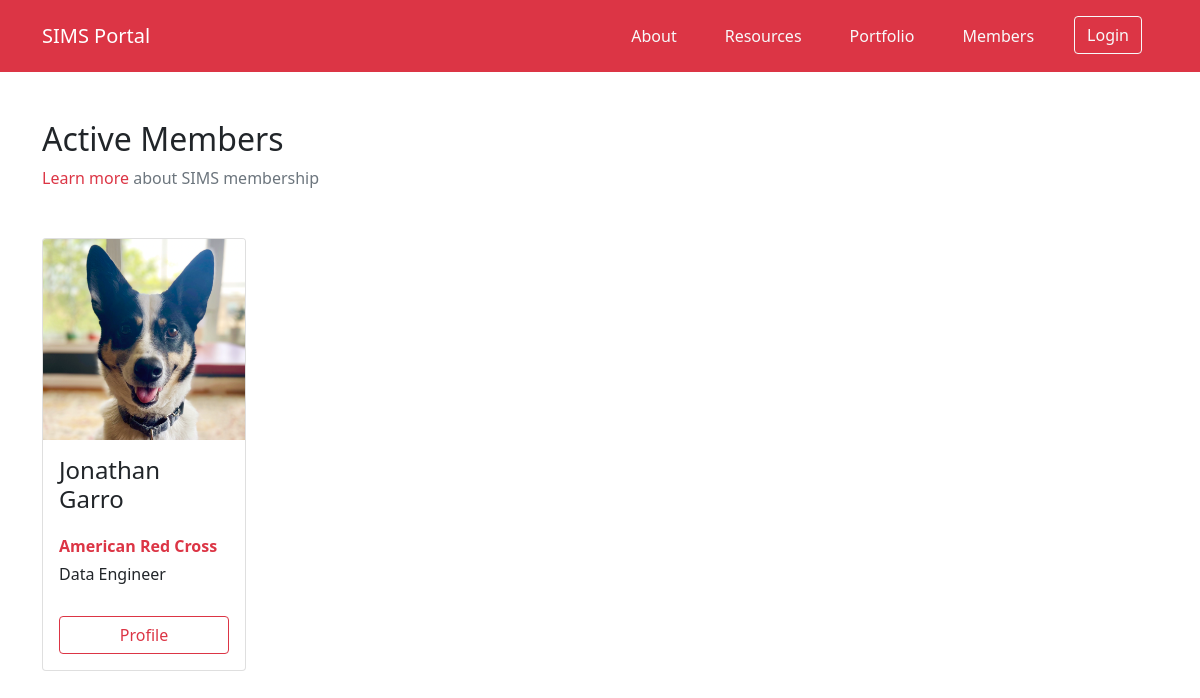
The app's page /members, older data.
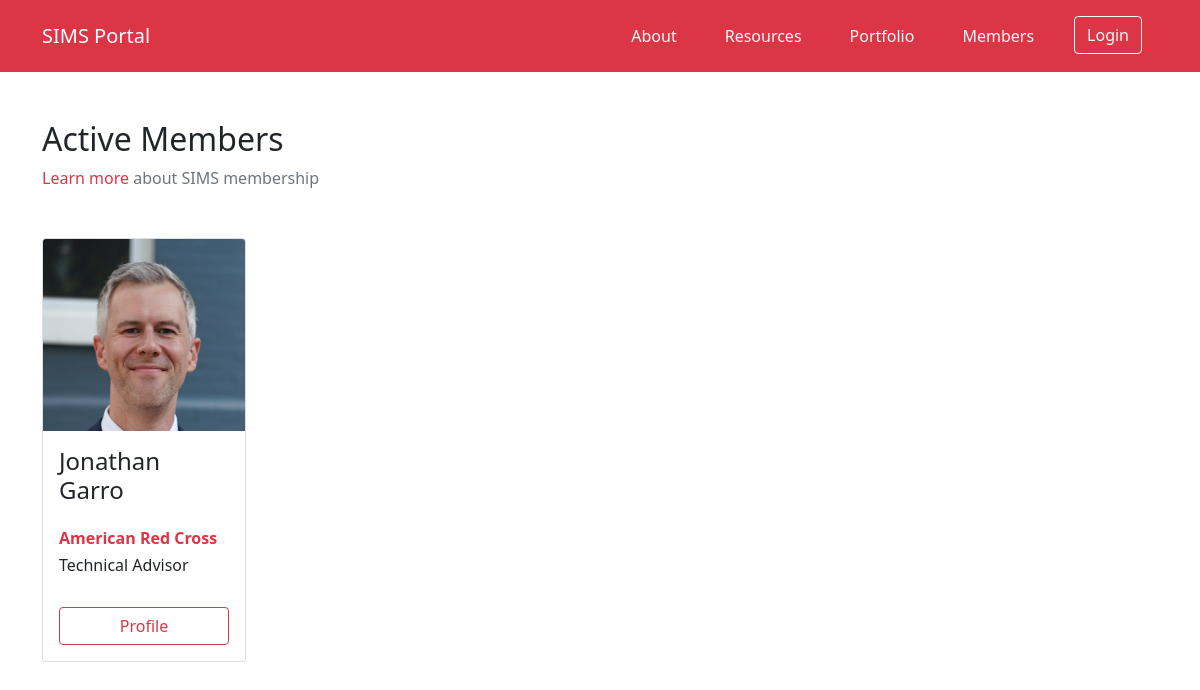
The same page, newer data.
### SIMS_Portal/models.py (models this page shows, shortened)
class User(db.Model, UserMixin):
	__tablename__ = 'user'
	id = db.Column(db.Integer, primary_key=True)
	firstname = db.Column(db.String(40), nullable=False)
	lastname = db.Column(db.String(40), nullable=False)
	status = db.Column(db.String(20), default='Pending')
	birthday = db.Column(db.Date)
	email = db.Column(db.String(120), unique=True, nullable=False)
	password = db.Column(db.String(60), nullable=False)
	molnix_id = db.Column(db.Integer)
	job_title = db.Column(db.String(120))
	bio = db.Column(db.Text)
	is_admin = db.Column(db.Boolean, default=False)
	roles = db.Column(db.String(1000))
	languages = db.Column(db.String(1000))
	image_file = db.Column(db.String(20), nullable=False, default='default.png')
	twitter = db.Column(db.String(120))
	slack_id = db.Column(db.String(120))
	github = db.Column(db.String(120))
	messaging_number_country_code = db.Column(db.Integer)
	messaging_number = db.Column(db.Integer)
	ns_id = db.Column(db.Integer, ForeignKey('nationalsociety.ns_go_id'))
	assignments = db.relationship('Assignment', backref='assigned_member')
	products = db.relationship('Portfolio', backref='creator', lazy=True)
	skills = db.relationship('Skill', secondary='user_skill', backref='members_with_skill')
	languages = db.relationship('Language', secondary='user_language', backref='members_with_language')
	created_at = db.Column(db.DateTime, server_default=func.now())
	updated_at = db.Column(db.DateTime, onupdate=func.now())

class NationalSociety(db.Model):
	__tablename__ = 'nationalsociety'
	id = db.Column(db.Integer, primary_key=True)
	ns_name = db.Column(db.String(120), nullable=False)
	country_name = db.Column(db.String(120), nullable=False)
	ns_go_id = db.Column(db.Integer)
	users = db.relationship('User', backref='national_society', lazy=True)
	created_at = db.Column(db.DateTime, server_default=func.now())
	updated_at = db.Column(db.DateTime, onupdate=func.now())

### SIMS_Portal/routes.py (the view)
@app.route('/members')
def members():
	members = db.engine.execute("SELECT user.id AS user_id, user.ns_id AS user_ns_id, user.firstname, user.lastname, nationalsociety.ns_go_id, user.image_file, user.job_title, nationalsociety.ns_name FROM user  JOIN nationalsociety ON nationalsociety.ns_go_id = user.ns_id WHERE status = 'Active'")
	return render_template('members.html', members=members)

### SIMS_Portal/templates/members.html
{% extends "layout.html" %}
{% block content %}
<div class="container">
	<h2 class="mt-5">Active Members  </h2>
	<p class="text-secondary"><a href="/register" class="text-danger">Learn more</a> about SIMS membership</p>
	<div class="row row-cols-5 row-cols-md-5 g-4 mt-4">
		{% for member in members %}
			  <div class="col d-flex align-items-stretch">
				<div class="card">
				  <img src="/static/assets/img/avatars/{{member.image_file}}" class="card-img-top" alt="...">
				  <div class="card-body d-flex flex-column">
					<h4 class="card-title mt-auto mb-4">{{member.firstname}} {{member.lastname}}</h4>
					<h6 class="fw-bold text-danger">{{member.ns_name}}</h6>
					{% if member.job_title %}
						<h6>{{member.job_title}}</h6>
					{% else %}
						<h6> &nbsp </h6>
					{% endif %}
					<a href='/profile/view/{{member.user_id}}' class="btn btn-outline-danger mt-4">Profile</a>
				  </div>
				</div>
			  </div>
		{% endfor %}
	</div>
</div>
{% endblock content %}

### SIMS_Portal/templates/layout.html (shortened to what this page needs)
<!DOCTYPE html>
<html lang="en">
<head>
	<link href="https://cdn.jsdelivr.net/npm/bootstrap@5.1.3/dist/css/bootstrap.min.css" rel="stylesheet">
	<link href="https://cdn.datatables.net/1.11.4/css/dataTables.bootstrap5.min.css" rel="stylesheet">
	<link rel="stylesheet" type="text/css" href="{{ url_for('static', filename='css/main.css') }}">
	<link rel="stylesheet" href="https://cdn.jsdelivr.net/npm/bootstrap-icons@1.8.3/font/bootstrap-icons.css">
</head>
<body>
	<header>
	<nav id="navbar_top" class="navbar navbar-expand-md navbar-dark bg-danger navbar-static-top py-3">
	 <div class="container">
		{% if current_user.is_authenticated %}
			<a class="navbar-brand" href="/dashboard">SIMS Portal</a>
		{% else %}
			<a class="navbar-brand" href="/">SIMS Portal</a>
		{% endif %}
	  <div class="collapse navbar-collapse" id="main_nav">
		<ul class="navbar-nav ms-auto">
			{% if current_user.is_authenticated %}
				{% if request.path == '/dashboard' %}
					<li class="nav-item px-3"><button type="button" class="btn btn-light">Dashboard</button></li>
				{% else %}
					<li class="nav-item px-3"><a class="nav-link text-light" href="/dashboard"> Dashboard </a></li>
				{% endif %}
				{% if request.path == '/profile' %}
					<li class="nav-item px-3"><button type="button" class="btn btn-light">{{ current_user.firstname }}'s Profile</button></li>
				{% else %}
				<li class="nav-item px-3"><a class="nav-link text-light" href="/profile"> {{ current_user.firstname }}'s Profile </a></li>
				{% endif %}
				<li class="nav-item px-3"><a class="nav-link text-light" href="/logout"> Logout </a></li>
			{% else %}
				<li class="nav-item px-3"><a class="nav-link text-light" href="/about"> About </a></li>
				<li class="nav-item px-3"><a class="nav-link text-light" href="#"> Resources </a></li>
				<li class="nav-item px-3"><a class="nav-link text-light" href="/portfolio"> Portfolio </a></li>
				<li class="nav-item px-3"><a class="nav-link text-light" href="/members"> Members </a></li>
				<li class="nav-item px-3"><a class="" href="/login"><button type="button" class="btn btn-outline-light">Login</button></a></li>
			{% endif %}
		</ul>
	  </div>
	</nav>
	</header>
	{% block content %}{% endblock %}
</body>
</html>

### SIMS_Portal/static/css/main.css (style rules this page uses)
a:link { text-decoration: none; }

Row changes from the older to the newer data that the page shows:
changed User "Jonathan": image_file: a different picture; job_title "Data Engineer" → "Technical Advisor"
